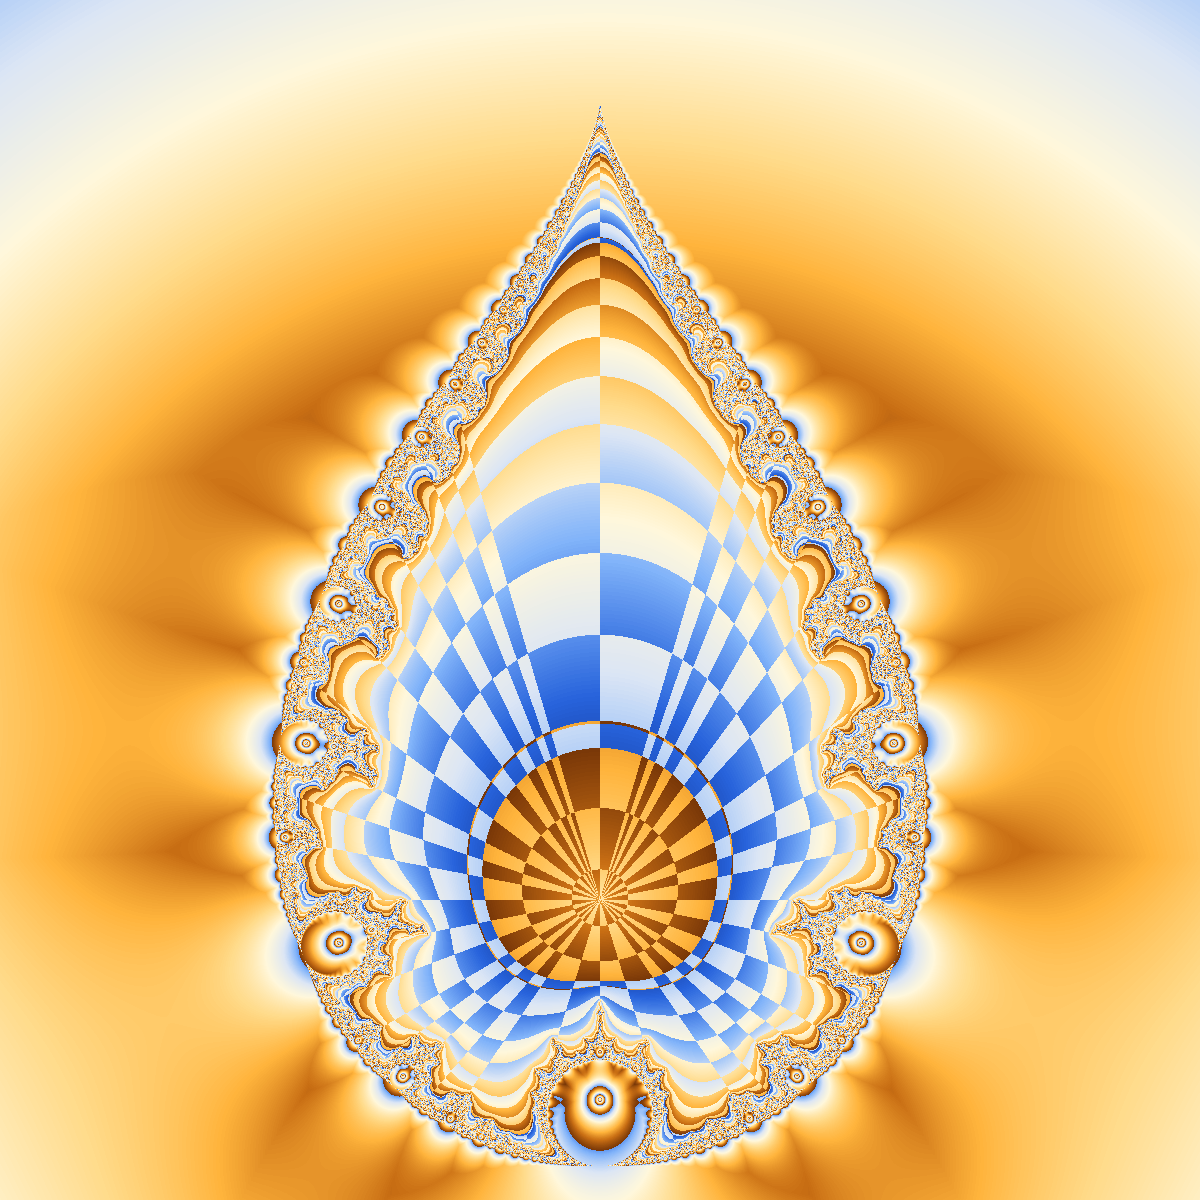

The Python source for this figure:
#!/usr/bin/env python3
"""
逆M_Farey泡向外棋盘渲染
========================
基于×0.1平滑 + 16射线Farey泡对齐二分棋盘
"""
import numpy as np, os, sys, math, time
from PIL import Image, ImageDraw
from scipy.ndimage import gaussian_filter

OUT_DIR = os.path.dirname(os.path.abspath(__file__))
RES = 1200
MAX_ITER = 400
R2 = 2500
ALPHA = -1.0

# ── 蓝→白→金 LUT (保留，但棋盘用浅蓝/深蓝) ──
LUT_BW = np.zeros((256,3), dtype=np.uint8)
stops = [[5,10,50],[15,45,140],[40,100,220],[130,180,250],[220,230,245],
         [255,248,220],[255,220,140],[255,180,60],[200,110,20],[120,55,8]]
sn = len(stops)-1
for i in range(256):
    t=i/255*sn; k=min(int(t),sn-1); f=t-k
    for c in range(3): LUT_BW[i,c]=int(stops[k][c]*(1-f)+stops[k+1][c]*f)

# ── 1. 生成Farey泡 ──
def gen_farey_bulbs(max_q):
    """生成所有Farey分数p/q(q≤max_q)在主心形上泡的中心"""
    bulbs = []
    for q in range(1, max_q+1):
        for p in range(1, q):
            if math.gcd(p,q)!=1: continue  # 只取最简分数
            # 泡中心: c = e^(2πi p/q)/2 - e^(4πi p/q)/4
            th = 2*math.pi*p/q
            cx = math.cos(th)/2 - math.cos(2*th)/4
            cy = math.sin(th)/2 - math.sin(2*th)/4
            # 反演: 1/c
            if cx*cx+cy*cy<1e-12: continue
            inv_norm = 1/(cx*cx+cy*cy)
            ix = cx*inv_norm  # Re
            iy = -cy*inv_norm  # Im
            arg = math.atan2(iy, ix)  # 从原点的角度
            bulbs.append((p,q,cx,cy,ix,iy,arg))
    # 按角度排序
    bulbs.sort(key=lambda b: b[6])
    return bulbs

print("[0/4] 生成Farey泡...")
BULBS = gen_farey_bulbs(8)
print(f"  {len(BULBS)}个泡 (q≤8)")
for p,q,_,_,ix,iy,arg in BULBS[:10]:
    print(f"    p/q={p}/{q} → inv=({ix:.3f},{iy:.3f}) arg={math.degrees(arg):.0f}°")

# ── 2. 逆M迭代 ──
print(f"\n[1/4] 逆M迭代 {RES}x{RES}")
t0=time.time()
xs=np.linspace(-3.0,3.0,RES,dtype=np.float64)
ys=np.linspace(-1.5,4.5,RES,dtype=np.float64)
X,Y=np.meshgrid(xs,ys);C=Y+1j*X
rC=np.abs(C);rC=np.maximum(rC,1e-13)
thC=np.angle(C);rp=np.power(rC,ALPHA);aa=ALPHA*thC
cr=rp*np.cos(aa);ci=rp*np.sin(aa)
Zr=np.zeros_like(cr);Zi=np.zeros_like(ci)
ic=np.full(C.shape,MAX_ITER,dtype=np.int32)
trap=np.full(C.shape,1e30,dtype=np.float64)
al=np.ones(C.shape,dtype=bool)
for n in range(MAX_ITER):
    if not al.any():break
    zr=Zr[al];zi=Zi[al];er=cr[al];ei=ci[al]
    nzr=zr*zr-zi*zi+er;nzi=2*zr*zi+ei
    Zr[al]=nzr;Zi[al]=nzi
    m2=nzr*nzr+nzi*nzi
    trap[al]=np.minimum(trap[al],m2)
    esc=m2>R2;ic[al]=np.where(esc,n,ic[al]);al[al]=~esc
print(f"  iter: [{ic.min()},{ic.max()}]  {time.time()-t0:.1f}s")

# ── 3. 着色 ──
print("[2/4] 着色...")
t0=time.time()

v_arr=np.zeros(C.shape,dtype=np.float64)
interior=ic>=MAX_ITER;exterior=~interior
Zr_e=Zr[exterior];Zi_e=Zi[exterior];ic_e=ic[exterior]

# 内部: orbit trap (保持不变)
with np.errstate(invalid='ignore',divide='ignore'):
    v_int=(np.log(trap[interior]+1e-9)*0.55)%1.0
    v_arr[interior]=0.3+0.7*v_int

# 外部平滑 (×0.1)
nu=np.log2(np.log(np.maximum(Zr_e*Zr_e+Zi_e*Zi_e,1e-30))/2/math.log(2))/math.log(2)
v_smooth=((ic_e+1-nu)*0.1)%1.0

# ── Farey泡对齐的16射线二分棋盘 ──
# 对每个外部像素, 找最近Farey泡, 用相对角度做16扇区
n_bulbs=len(BULBS)
b_args=np.array([b[6] for b in BULBS])  # 各泡角度

# 每个外部像素的角度
pix_arg=np.arctan2(X[exterior],Y[exterior])  # arg(C)

# 找最近泡: 用二分搜索(bulbs已按角度排序)
# 对每个像素的arg, 找最近的两个泡, 取角度差最小的
sorted_args = b_args.copy()
# 处理wrap-around: 复制[-π,π]到两侧
ext_args = np.concatenate([sorted_args - 2*math.pi, sorted_args, sorted_args + 2*math.pi])
ext_idx = np.arange(-n_bulbs, 2*n_bulbs)

# 对每个像素角度, 找最近泡
# 用searchsorted在ext_args中找插入位置
pos = np.searchsorted(ext_args, pix_arg)
# 检查pos和pos-1两个候选
candidates = []
for offset in [-1, 0]:
    ci = np.clip(pos + offset, 0, len(ext_args)-1)
    ca = ext_args[ci]
    cd = np.abs(pix_arg - ca)
    cd = np.minimum(cd, 2*math.pi - cd)
    candidates.append((ext_idx[ci], ca, cd))

nearest_idx = np.where(candidates[0][2] <= candidates[1][2],
                       candidates[0][0], candidates[1][0]) % n_bulbs
# 用sorted_args取实际泡角度(不是扩展数组的)
nearest_arg = sorted_args[nearest_idx.astype(int)]

# 相对角度: 像素角 - 泡角 (归一化到[-π,π])
rel_arg=np.arctan2(np.sin(pix_arg-nearest_arg),np.cos(pix_arg-nearest_arg))

# 16扇区: 每个泡的扇区 = floor((rel_arg+π) / (2π) * 16)
N_RAYS=16
ray_idx=np.floor((rel_arg+math.pi)/(2*math.pi)*N_RAYS).astype(int)%N_RAYS
ray_parity=(ray_idx%2)==0

# XOR迭代奇偶
iter_parity=(ic_e%2)==1
checker=np.where(iter_parity,~ray_parity,ray_parity)

# ── 颜色: 棋盘状态0→浅蓝, 状态1→深蓝 ──
# 用平滑值作为v_base, 然后映射到浅蓝或深蓝范围
v_base=v_smooth

# 构建浅蓝-深蓝LUT子集
# 浅蓝: LUT_BW[40:148], 深蓝: LUT_BW[0:108]
light_blue_lut=LUT_BW[40:148]  # 108色: 亮蓝到蓝白
dark_blue_lut=LUT_BW[0:108]    # 108色: 深蓝到蓝

v_arr[exterior]=np.where(checker,
    # 深蓝: 映射到LUT蓝黑端
    0.2+0.6*v_base,
    # 浅蓝: 映射到LUT白蓝端
    0.4+0.6*v_base)

# 映射到LUT
img=np.zeros((RES,RES,3),dtype=np.uint8)
vi=(v_arr*255).astype(np.int32)%256
for c in range(3): img[:,:,c]=LUT_BW[vi,c]
img=img[::-1,:,:]  # 实轴朝下

print(f"  {time.time()-t0:.1f}s")

# ── 保存 ──
print("[3/4] 保存...")
out=os.path.join(OUT_DIR,"逆M_Farey棋盘_最终版.png")
Image.fromarray(img,'RGB').save(out)
sz=os.path.getsize(out)/1024
print(f"  → {out}  ({sz:.0f}KB)")

# ── 附: 泡位置标记图(调试) ──
print("[4/4] 生成泡位置标记图...")
mark=np.ones((RES,RES,3),dtype=np.uint8)*20
# 映射泡位置到像素
h_half,w_half=RES//2,RES//2
for p,q,_,_,ix,iy,arg in BULBS:
    # 坐标: Re=Y[-1.5,4.5]→row, Im=X[-3,3]→col
    # 但已经flipud过了, 所以:
    px=int((ix+3)/6*RES)  # Im→col
    py=int((iy+1.5)/6*RES)  # Re→row (未flip前)
    if 0<=px<RES and 0<=py<RES:
        # 画小圆
        for dy in range(-4,5):
            for dx in range(-4,5):
                if dx*dx+dy*dy<=16:
                    yy=RES-1-py if True else py  # flipud
                    # 标记用彩色
                    if 0<=yy<RES and 0<=px+dx<RES and 0<=yy+dy<RES:
                        yy2=yy+dy
                        if 0<=yy2<RES and 0<=px+dx<RES:
                            mark[yy2,px+dx]=[255,200,80]

Image.fromarray(mark,'RGB').save(os.path.join(OUT_DIR,"_泡位置标记.png"))
print(f"  Done!")
